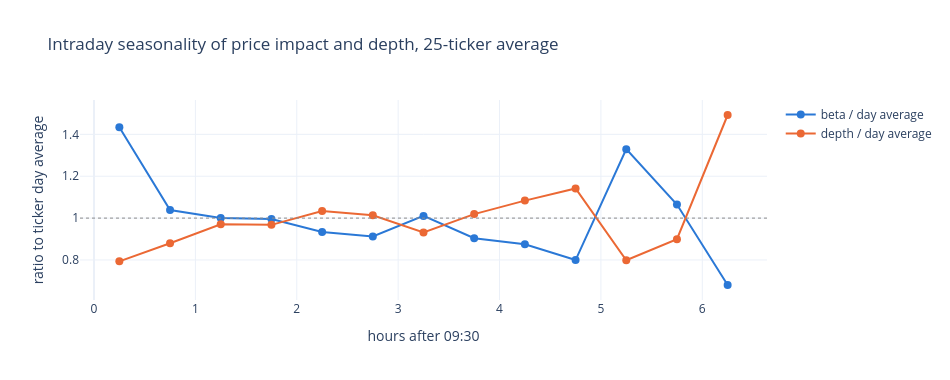

The cell this chart's notebook holds for it:
### Markdown cell above
## Intraday seasonality

The paper's Figure 5: each ticker's $\beta$ and $AD$ normalized by its own day average, then
averaged across the 25 tickers per half-hour window. If impact is inversely proportional to
depth, the two curves should mirror each other around 1, with impact highest at the open where
the book is thinnest.

### Code cell
seasonal = (
    kept.with_columns(
        (pl.col("beta") / pl.col("beta").mean().over("ticker")).alias("beta_rel"),
        (pl.col("avg_depth") / pl.col("avg_depth").mean().over("ticker")).alias("depth_rel"),
    )
    .group_by("window")
    .agg(pl.col("beta_rel").mean(), pl.col("depth_rel").mean())
    .sort("window")
)
x = [w * 0.5 - 9.5 + 0.25 for w in seasonal["window"]]
fig = go.Figure()
fig.add_scatter(x=x, y=seasonal["beta_rel"], mode="lines+markers", name="beta / day average",
                line=dict(color="#2a78d6", width=2), marker=dict(size=8))
fig.add_scatter(x=x, y=seasonal["depth_rel"], mode="lines+markers", name="depth / day average",
                line=dict(color="#eb6834", width=2), marker=dict(size=8))
fig.add_hline(y=1, line=dict(color="#8c8c8c", width=1, dash="dot"))
fig.update_layout(height=380, width=950, template="plotly_white",
                  title="Intraday seasonality of price impact and depth, 25-ticker average",
                  xaxis_title="hours after 09:30", yaxis_title="ratio to ticker day average")
fig.show()

### Figure 1 — Plotly figure (JSON) as saved in the notebook; plotly's stock layout.template omitted (floating-point values rounded to 4 significant figures)
{"data": [{"line": {"color": "#2a78d6", "width": 2}, "marker": {"size": 8}, "mode": "lines+markers", "name": "beta / day average", "type": "scatter", "x": [0.25, 0.75, 1.25, 1.75, 2.25, 2.75, 3.25, 3.75, 4.25, 4.75, 5.25, 5.75, 6.25], "y": [1.434, 1.039, 1.001, 0.9957, 0.9339, 0.912, 1.01, 0.9042, 0.875, 0.7995, 1.329, 1.065, 0.6804]}, {"line": {"color": "#eb6834", "width": 2}, "marker": {"size": 8}, "mode": "lines+markers", "name": "depth / day average", "type": "scatter", "x": [0.25, 0.75, 1.25, 1.75, 2.25, 2.75, 3.25, 3.75, 4.25, 4.75, 5.25, 5.75, 6.25], "y": [0.7934, 0.8797, 0.9709, 0.9677, 1.034, 1.014, 0.9312, 1.019, 1.083, 1.142, 0.7986, 0.899, 1.492]}], "layout": {"height": 380, "shapes": [{"line": {"color": "#8c8c8c", "dash": "dot", "width": 1}, "type": "line", "x0": 0, "x1": 1, "xref": "x domain", "y0": 1, "y1": 1, "yref": "y"}], "title": {"text": "Intraday seasonality of price impact and depth, 25-ticker average"}, "width": 950, "xaxis": {"title": {"text": "hours after 09:30"}}, "yaxis": {"title": {"text": "ratio to ticker day average"}}}}
